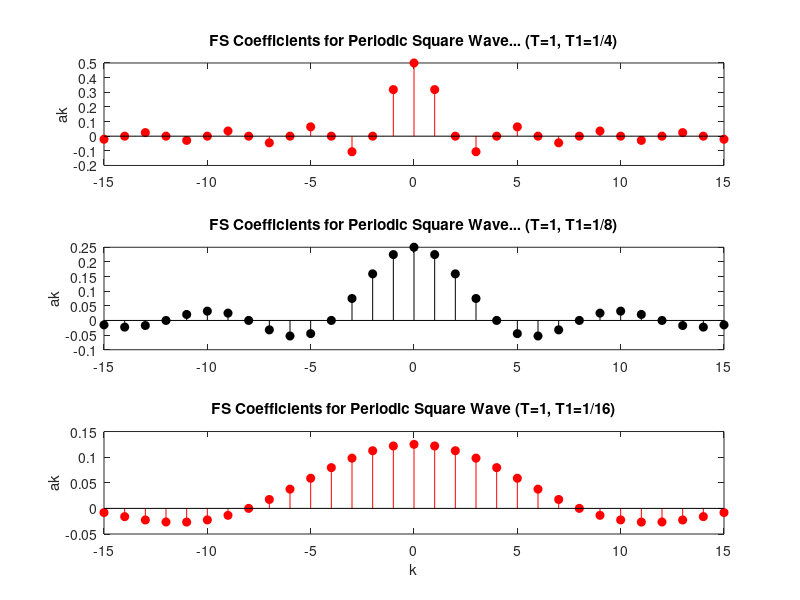

Source code (MATLAB):
clc
clear all
close all
k = -15:1:15;
T = 1;
T1 = 1/4;
ak1 = sin(k*2*pi*(T1/T))./(k*pi); 
ak1(16) = 2*T1/T;
figure;
subplot(3,1,1);
stem(k,ak1,'filled', 'r');
ylabel('ak');
title('FS Coefficients for Periodic Square Wave... (T=1, T1=1/4)');
T1 = 1/8;
ak2 = sin(k*2*pi*(T1/T))./(k*pi);
ak2(16) = 2*T1/T;
subplot(3,1,2);
stem(k,ak2,'filled','k');
ylabel('ak');
title('FS Coefficients for Periodic Square Wave... (T=1, T1=1/8)');
T1 = 1/16;
ak3 = sin(k*2*pi*(T1/T))./(k*pi);
ak3(16) = 2*T1/T;
subplot(3,1,3);
stem(k,ak3,'filled','r');
xlabel('k');
ylabel('ak');
title('FS Coefficients for Periodic Square Wave (T=1, T1=1/16)');
